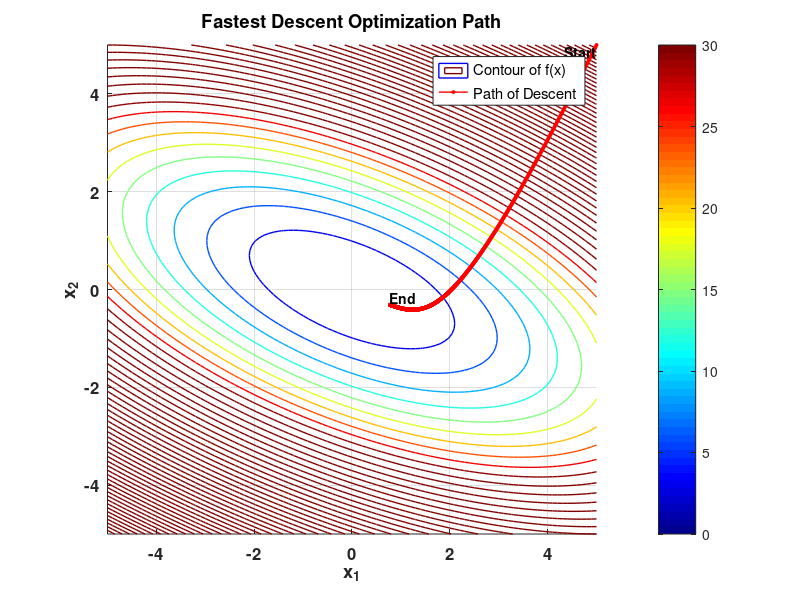
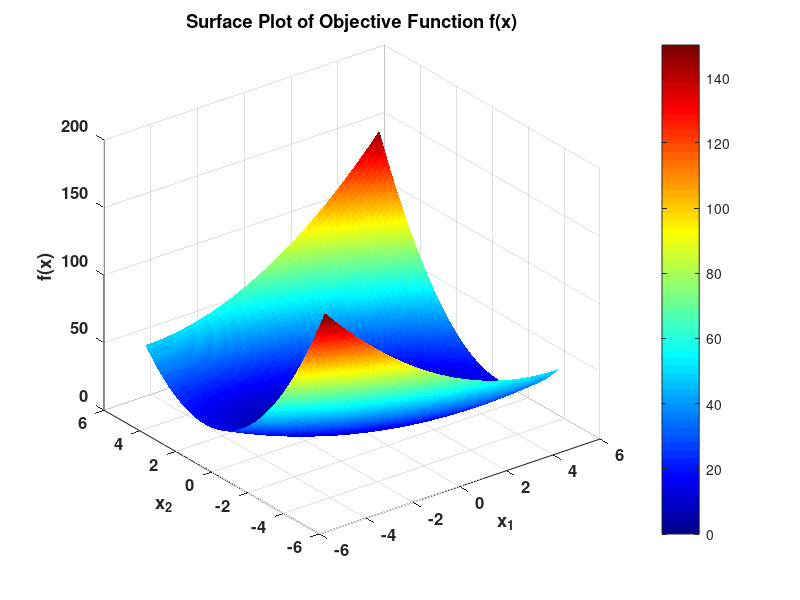

MATLAB code for these plots, in order:
% Define the objective function
f = @(x) x(1)^2 + 3*x(2)^2 + 2*x(1)*x(2);  % Example: f(x) = x1^2 + 3*x2^2 + 2*x1*x2

% Define the gradient of the objective function
grad_f = @(x) [2*x(1) + 2*x(2); 6*x(2) + 2*x(1)];

% Initialize parameters
x = [5; 5];  % Starting point
tol = 1e-6;  % Tolerance for stopping
max_iter = 1000;  % Maximum number of iterations
alpha = 1e-3;  % Initial step size

% To store the path
path = x';

% Fastest Descent Loop
for iter = 1:max_iter
    grad = grad_f(x);  % Calculate the gradient at current x
    grad_norm = norm(grad);  % Norm of the gradient for convergence check

    % Check for convergence
    if grad_norm < tol
        fprintf('Converged in %d iterations\n', iter);
        break;
    end
    
    % Line search for step size (simple backtracking)
    step_size = alpha;
    while f(x - step_size * grad) > f(x) - 0.5 * step_size * grad_norm^2
        step_size = step_size * 0.5;
    end
    
    % Update rule for x
    x = x - step_size * grad;
    path = [path; x'];  % Store the updated point in the path
end

% Final output
fprintf('Optimal point: (%.4f, %.4f)\n', x(1), x(2));
fprintf('Objective function value at optimal point: %.4f\n', f(x));

% Visualization
figure;
hold on;

% Define the grid for contour plot
[X, Y] = meshgrid(-5:0.1:5, -5:0.1:5);
Z = arrayfun(@(x, y) f([x; y]), X, Y);

% Plot the contour of the function
contour(X, Y, Z, 50, 'LineWidth', 1);
colormap(jet);
colorbar;
caxis([0, 30]);
title('Fastest Descent Optimization Path');
xlabel('x_1');
ylabel('x_2');

% Plot the path of descent
plot(path(:,1), path(:,2), 'ro-', 'LineWidth', 1, 'MarkerSize', 2, 'MarkerFaceColor', 'r');
text(path(1,1), path(1,2), 'Start', 'VerticalAlignment', 'top', 'HorizontalAlignment', 'right', 'FontSize', 10, 'FontWeight', 'bold');
text(path(end,1), path(end,2), 'End', 'VerticalAlignment', 'bottom', 'HorizontalAlignment', 'left', 'FontSize', 10, 'FontWeight', 'bold');

% Formatting the plot
grid on;
axis equal;
legend({'Contour of f(x)', 'Path of Descent'}, 'Location', 'best');
set(gca, 'FontSize', 12, 'FontWeight', 'bold');

hold off;

% Surface plot of the function
figure;
surf(X, Y, Z, 'EdgeColor', 'none');
colormap(jet);
colorbar;
title('Surface Plot of Objective Function f(x)');
xlabel('x_1');
ylabel('x_2');
zlabel('f(x)');
set(gca, 'FontSize', 12, 'FontWeight', 'bold');
grid on;

